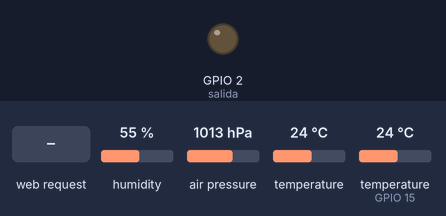
Simulated run of this sketch. Board: ESP32. On the bench: output pins drawn as LEDs (lit = HIGH). The test bench sets the inputs (shaded band); at power-on: humidity 55 %, air pressure 1013 hPa, temperature 24 °C, temperature (sensor on GPIO 15) 24 °C. WiFi joins after 1.5 s; servers stay silent unless stated; what the sketch prints to the serial monitor is not drawn.

Above: at 2.7 s.
2.8 s: HTTP request GET /on received
At 3.3 s:
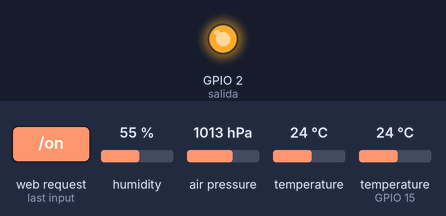
4.3 s: HTTP request GET /off received
At 5.1 s:
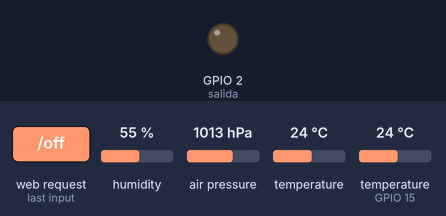
5.8 s: HTTP request GET /true received
At 6.9 s:
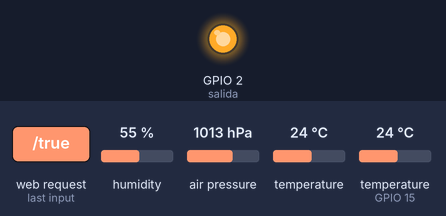
Timing chart, 0 to 8.8 s (numbered marks = the images above; inputs shaded):
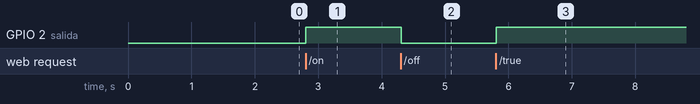

Measured:
- after the input at 2.8 s, GPIO 2 (salida): LOW → HIGH at once
- after the input at 4.3 s, GPIO 2 (salida): HIGH → LOW at once
- after the input at 5.8 s, GPIO 2 (salida): LOW → HIGH at once

The sketch:

server_con_datos.ino
```cpp
#include <WiFi.h>
#include <DHT.h>
#include <DHT_U.h>
#include <Wire.h>    // incluye libreria de bus I2C
#include <Adafruit_Sensor.h>  // incluye librerias para sensor BMP280
#include <Adafruit_BMP280.h>


//------------------Servidor Web en puerto 80---------------------

WiFiServer server(100);
Adafruit_BMP280 bmp;    // crea objeto con nombre bmp

//---------------------Credenciales de WiFi-----------------------

const char* ssid     = "movistar fibra";
const char* password = "21436587";

//---------------------VARIABLES GLOBALES-------------------------
int contconexion = 0;

String header, estadoSalida = "off";; // Variable para guardar el HTTP request
const int salida = 2;

//------------------------CODIGO HTML------------------------------
String paginaInicio = "<!DOCTYPE html>"
"<html>"
"<head>"
"<meta charset='utf-8' />"
"<title>Servidor Web ESP32</title>"
"<META HTTP-EQUIV='Refresh' CONTENT='10'>"
"</head>"
"<body>"
"<h1>Servidor Web ESP32</h1>"
"<p><a href='/on'><button style='height:50px;width:40px;color:red;align:right'>ON</button></a>"
"    <a href='/off'><button style='height:50px;width:40px;color:blue;aling:left'>OFF</button></a>  led 2</p>"

"<p><a href='/true'><button style='height:50px;width:40px;color:red;align:right'>ON</button></a>"
"    <a href='/false'><button style='height:50px;width:40px;color:blue;aling:left'>OFF</button></a>  lampara cocina</p>"
"<p>";


String paginaFin =
"</p>"
"</body>"
"</html>";
DHT dht (15, DHT11);
float tempe, hume, PRESION,TEMPERATURA;

//---------------------------SETUP--------------------------------
void setup() {
  Serial.begin(115200);
  Serial.println("");
  pinMode(salida, OUTPUT);
  digitalWrite(salida, LOW);

  Serial.println("Iniciando:");     // texto de inicio
  if ( !bmp.begin() ) {       // si falla la comunicacion con el sensor mostrar
    Serial.println("BMP280 no encontrado !"); // texto y detener flujo del programa
    while (1);          // mediante bucle infinito
  }

  // Conexión WIFI
  WiFi.begin(ssid, password);
  //Cuenta hasta 50 si no se puede conectar lo cancela
  while (WiFi.status() != WL_CONNECTED and contconexion <50) {
    ++contconexion;
    delay(500);
    Serial.print(".");
  }
  if (contconexion <50) {
      //para usar con ip fija
      IPAddress ip(192,168,1,55);
      IPAddress gateway(192,168,1,1);
      IPAddress subnet(255,255,255,0);
      WiFi.config(ip, gateway, subnet);

      Serial.println("");
      Serial.println("WiFi conectado");
      Serial.println(WiFi.localIP());
      server.begin(); // iniciamos el servidor
  }
  else {
      Serial.println("");
      Serial.println("Error de conexion");
  }
  dht.begin();
}

//----------------------------LOOP----------------------------------

void loop(){

  WiFiClient client = server.available();   // Escucha a los clientes entrantes

  if (client) {                             // Si se conecta un nuevo cliente
    Serial.println("New Client.");          //
    String currentLine = "";                //
    while (client.connected()) {            // loop mientras el cliente está conectado
      if (client.available()) {             // si hay bytes para leer desde el cliente
        char c = client.read();             // lee un byte
        Serial.write(c);                    // imprime ese byte en el monitor serial
        header += c;
        if (c == '\n') {                    // si el byte es un caracter de salto de linea
          // si la nueva linea está en blanco significa que es el fin del
          // HTTP request del cliente, entonces respondemos:
          if (currentLine.length() == 0) {
            client.println("HTTP/1.1 200 OK");
            client.println("Content-type:text/html");
            client.println("Connection: close");
            client.println();

            if (header.indexOf("GET /on") >= 0) {
              Serial.println("GPIO on");
              digitalWrite(salida, HIGH);
            }
            else if (header.indexOf("GET /off") >= 0) {
              Serial.println("GPIO off");
              digitalWrite(salida, LOW);
            }
            else if (header.indexOf("GET /true") >= 0) {
              Serial.println("GPIO on");
              digitalWrite(12, HIGH);
              digitalWrite(salida, HIGH);
            } else if (header.indexOf("GET /false") >= 0) {
              Serial.println("GPIO off");
              digitalWrite(12, LOW);
            }

            //lectura de sensores
            tempe= dht.readTemperature();
            hume= dht.readHumidity();
            TEMPERATURA = bmp.readTemperature();
            PRESION = bmp.readPressure()/100;   // almacena en variable el valor de presion divido


               // Muestra la página web
            client.println(paginaInicio);
            client.println("Temperatura: " + String(tempe)+ " °C<br><br>");
            client.println("Humedad: " +String(hume)+ " g/m3 <br><br>");
            client.println(" Presion: "+String(PRESION)+ " hPa <br><br>");


            if(tempe>=28){
              client.print("hola .)");
            }
            client.println(paginaFin);

            // la respuesta HTTP temina con una linea en blanco
            client.println();
            break;
          } else { // si tenemos una nueva linea limpiamos currentLine
            currentLine = "";
          }
        } else if (c != '\r') {  // si C es distinto al caracter de retorno de carro
          currentLine += c;      // lo agrega al final de currentLine
        }
      }
    }
    // Limpiamos la variable header
    header = "";
    // Cerramos la conexión
    client.stop();
    Serial.println("Client disconnected.");
    Serial.println("");
  }
  delay(10);
}
```
